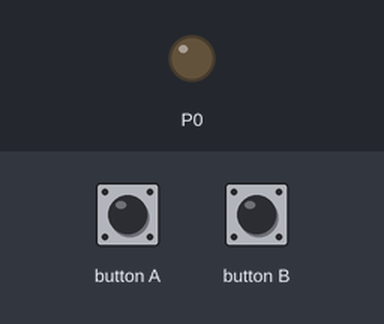
Bench run of a program on a simulated BBC micro:bit (MakeCode). Parts: output pins drawn as LEDs (lit = HIGH). Inputs (shaded band) come from the test bench.

Above: at 1.2 s.
1.3 s: button A pressed for 0.15 s
At 2.2 s:
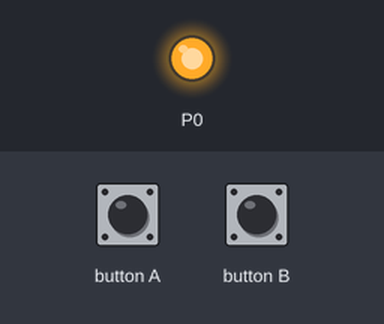
At 2.9 s:
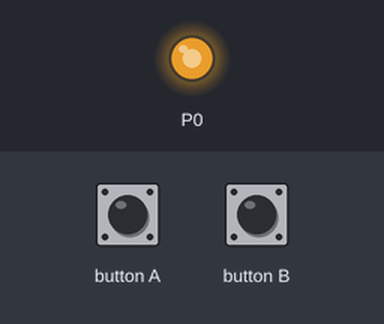
4.4 s: button B pressed for 0.15 s
At 10.3 s:
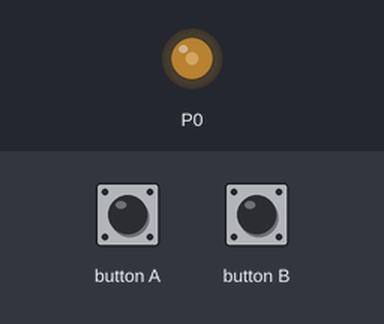
Timing chart, 0 to 12.1 s (numbered marks = the images above; inputs shaded):
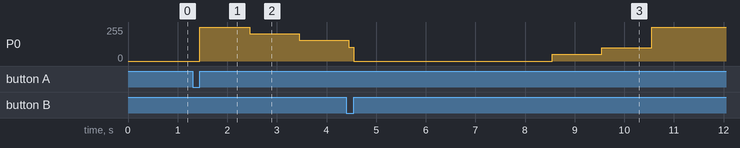

Measured:
- after the input at 1.3 s, P0: 0/255 → 255/255 after 0.15 s, → 205/255 1.0 s later, → 155/255 1.0 s later

The program:

main.ts
```typescript
let valeurBroche = 0
input.onButtonPressed(Button.A, function () {
    valeurBroche = 1023
    for (let index = 0; index <= 5; index++) {
        pins.analogWritePin(AnalogPin.P0, valeurBroche)
        basic.pause(1000)
        valeurBroche += -200
    }
    pins.digitalWritePin(DigitalPin.P0, 0)
    basic.pause(2000)
})
input.onButtonPressed(Button.B, function () {
    valeurBroche = 0
    for (let index = 0; index <= 5; index++) {
        pins.analogWritePin(AnalogPin.P0, valeurBroche)
        basic.pause(1000)
        valeurBroche += 200
    }
    pins.digitalWritePin(DigitalPin.P0, 1)
    basic.pause(2000)
})
```

test.ts
```typescript
// les tests vont ici ; cela ne sera pas compilé si ce paquet est utilisé en tant qu'extension.
```
